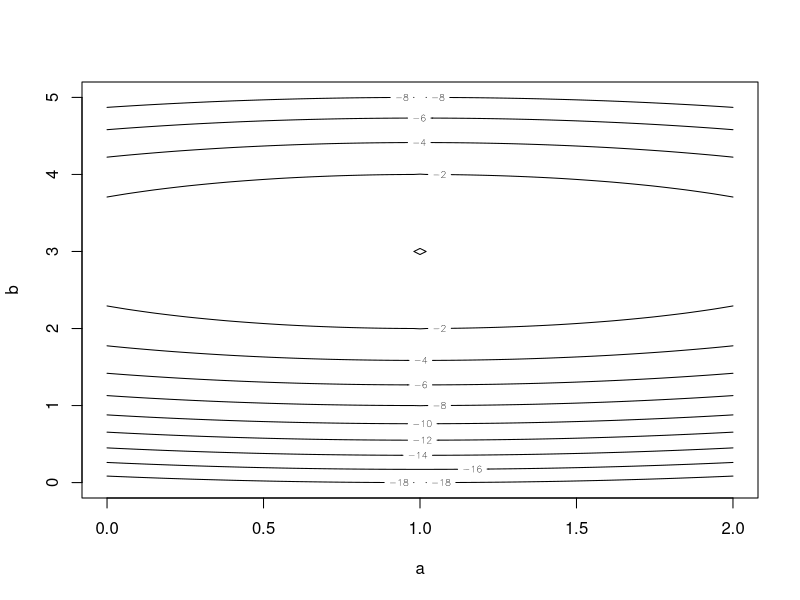

This chart was generated by the following R code:
## Example of how to make a contour plot in R
## Author: Zak Varty

## Example function has max vlaue of 0 at (a,b) = (1,3)
example_function <- function(a,b){-((a - 1)^2 + 2*(b-3)^2)}

## Grid of points to evaluate function on
a_eval_points <- seq(from = 0 , to = 2, length.out = 101)
b_eval_points <- seq(from = 0 , to = 5, length.out = 101)

## Matrix storage for evaluated function values
matrix_of_evaluations <- matrix(
  data = NA,
  nrow = length(a_eval_points),
  ncol = length(b_eval_points)
)

# fill in matrix with function values
for(i in seq_along(a_eval_points)){
  for(j in seq_along(b_eval_points))
    matrix_of_evaluations[i,j] <- example_function(
      a = a_eval_points[i],
      b = b_eval_points[j])
}

## Create contour plot from function values
contour(x = a_eval_points,
        y = b_eval_points,
        z = matrix_of_evaluations,
        #levels = c(0, -0.1, -0.5, -1, -5, -10 , -15), #optional argument, uncomment to set the function values at which to draw contours
        #nlevels = 17, # optional argument, uncomment to set number of contours to draw
        xlab = "a",
        ylab = "b")
